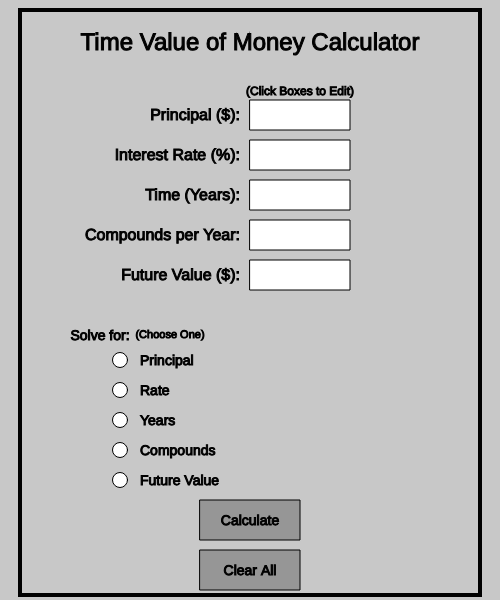
Frame 1 (no input)
Frame 60 (no input): identical to frame 1, image omitted
Frame 120 (the mouse pressed at the canvas centre since frame 60): identical to frame 1, image omitted

The p5.js sketch that drew this single still picture (run headless with seeded random() and noise() and a simulated clock; from frame 60 on, the mouse is pressed at the canvas centre):

// p5.js sketch
// ── sketch.js
// Global Variables
let principal = "";   // Initial investment (P)
let rate = "";        // Interest rate (r)
let years = "";       // Time period in years (t)
let compoundsPerYear = ""; // Compounding frequency (n)
let futureValue = ""; // Future Value (FV)

let calculatePressed = false;  // Button trigger
let clearPressed = false;      // Clear button trigger
let errorMessage = "";

// Variables for radio buttons (which variable to solve for)
let solveForPrincipal = false;
let solveForRate = false;
let solveForYears = false;
let solveForCompounds = false;
let solveForFutureValue = false;

function setup() {
  createCanvas(500, 600);
  textAlign(CENTER);
}

function draw() {
  background(200);

  // Draw the black border
  stroke(0);      // Set stroke color to black
  strokeWeight(4); // Set the thickness of the border
  noFill();        // Ensure that the rectangle has no fill color
  rect(20, 10, width - 40, height - 15);
  strokeWeight(1);
  
  // Title
  textSize(24);
  fill(0);
  textAlign(CENTER);
  text("Time Value of Money Calculator", width / 2, 50);
  
  // Input Labels
  textSize(16);
  textAlign(RIGHT);
  text("Principal ($):", 240, 120);
  text("Interest Rate (%):", 240, 160);
  text("Time (Years):", 240, 200);
  text("Compounds per Year:", 240, 240);
  text("Future Value ($):", 240, 280);
  textAlign(CENTER);
  
  // Draw input fields
  fill(0);
  textSize(12);
  text("(Click Boxes to Edit)", 300, 95);
  fill(255);
  rect(250, 100, 100, 30); // Principal
  rect(250, 140, 100, 30); // Interest rate
  rect(250, 180, 100, 30); // Time in years
  rect(250, 220, 100, 30); // Compounds per year
  rect(250, 260, 100, 30); // Future value
  textSize(20);
  
  // Display inputs in the fields
  fill(0);
  text(principal, 300, 120 + 2);
  text(rate, 300, 160 + 2);
  text(years, 300, 200 + 2);
  text(compoundsPerYear, 300, 240 + 2);
  text(futureValue, 300, 280 + 2);
  
  // Radio Buttons for solving variable
  textSize(14);
  text("Solve for:", 100, 340);
  textSize(11);
  text("(Choose One)", 170, 338);
  textSize(14);
  
  // Draw radio buttons
  drawRadioButton(120, 360, "Principal", solveForPrincipal);
  drawRadioButton(120, 390, "Rate", solveForRate);
  drawRadioButton(120, 420, "Years", solveForYears);
  drawRadioButton(120, 450, "Compounds", solveForCompounds);
  drawRadioButton(120, 480, "Future Value", solveForFutureValue);
  
  // Calculate button
  fill(150);
  rect(width / 2 - 50, 500, 100, 40);
  fill(0);
  textAlign(CENTER);
  text("Calculate", width / 2, 525);
  
  // Clear All button
  fill(150);
  rect(width / 2 - 50, 550, 100, 40);
  fill(0);
  text("Clear All", width / 2, 575);
  
  // Error message
  fill(255, 0, 0);
  text(errorMessage, width / 2, 70);
  
  // If calculate is pressed, solve for the selected unknown variable
  if (calculatePressed) {
    errorMessage = solveForUnknown();
    calculatePressed = false;
  }
  
  // Clear the inputs if clearPressed is true
  if (clearPressed) {
    clearInputs();
    clearPressed = false;
  }
}

// Function to draw radio buttons
function drawRadioButton(x, y, label, selected) {
  fill(255);
  stroke(0);
  ellipse(x, y, 15, 15);
  if (selected) {
    fill(0);
    ellipse(x, y, 7, 7);
  }
  fill(0);
  textAlign(LEFT);
  text(label, x + 20, y + 5);
}

// Detect mouse clicks
function mousePressed() {
  // Check if Calculate button is pressed
  if (mouseX > width / 2 - 50 && mouseX < width / 2 + 50 && mouseY > 500 && mouseY < 540) {
    calculatePressed = true;
  }
  
  // Check if Clear All button is pressed
  if (mouseX > width / 2 - 50 && mouseX < width / 2 + 50 && mouseY > 550 && mouseY < 590) {
    clearPressed = true;
  }
  
  // Check for radio button clicks to select which variable to solve for
  if (mouseX > 105 && mouseX < 135) {
    if (mouseY > 345 && mouseY < 375) {
      resetSolveFor();
      solveForPrincipal = true;
    }
    if (mouseY > 375 && mouseY < 405) {
      resetSolveFor();
      solveForRate = true;
    }
    if (mouseY > 405 && mouseY < 435) {
      resetSolveFor();
      solveForYears = true;
    }
    if (mouseY > 435 && mouseY < 465) {
      resetSolveFor();
      solveForCompounds = true;
    }
    if (mouseY > 465 && mouseY < 495) {
      resetSolveFor();
      solveForFutureValue = true;
    }
  }
  
  // Check if principal field is clicked
  if (mouseX > 250 && mouseX < 350 && mouseY > 100 && mouseY < 130) {
    if (!solveForPrincipal) {
      let newPrincipal = prompt("Enter new principal:");
      if (newPrincipal != null && newPrincipal.length > 0) {
        principal = newPrincipal;
      }
    }
  }
  
  // Check if interest rate field is clicked
  if (mouseX > 250 && mouseX < 350 && mouseY > 140 && mouseY < 170) {
    if (!solveForRate) {
      let newRate = prompt("Enter new interest rate (%):");
      if (newRate != null && newRate.length > 0) {
        rate = newRate;
      }
    }
  }
  
  // Check if time (years) field is clicked
  if (mouseX > 250 && mouseX < 350 && mouseY > 180 && mouseY < 210) {
    if (!solveForYears) {
      let newYears = prompt("Enter number of years:");
      if (newYears != null && newYears.length > 0) {
        years = newYears;
      }
    }
  }
  
  // Check if compounds per year field is clicked
  if (mouseX > 250 && mouseX < 350 && mouseY > 220 && mouseY < 250) {
    if (!solveForCompounds) {
      let newCompounds = prompt("Enter number of compounds per year:");
      if (newCompounds != null && newCompounds.length > 0) {
        compoundsPerYear = newCompounds;
      }
    }
  }
  
  // Check if future value field is clicked
  if (mouseX > 250 && mouseX < 350 && mouseY > 260 && mouseY < 290) {
    if (!solveForFutureValue) {
      let newFutureValue = prompt("Enter new future value:");
      if (newFutureValue != null && newFutureValue.length > 0) {
        futureValue = newFutureValue;
      }
    }
  }
}

// Reset which variable is selected for solving
function resetSolveFor() {
  solveForPrincipal = false;
  solveForRate = false;
  solveForYears = false;
  solveForCompounds = false;
  solveForFutureValue = false;
}

// Function to clear all inputs
function clearInputs() {
  principal = "";
  rate = "";
  years = "";
  compoundsPerYear = "";
  futureValue = "";
}

// Function to solve for the selected unknown variable
function solveForUnknown() {
  try {
    // Parse inputs (leave empty input for the selected variable)
    let P = solveForPrincipal ? 0 : parseFloat(principal);
    let r = solveForRate ? 0 : parseFloat(rate) / 100;
    let t = solveForYears ? 0 : parseFloat(years);
    let n = solveForCompounds ? 0 : parseInt(compoundsPerYear);
    let FV = solveForFutureValue ? 0 : parseFloat(futureValue);
    
    // Solve for the selected variable
    if (solveForPrincipal) {
      principal = (FV / Math.pow(1 + (r / n), n * t)).toFixed(2);
    } else if (solveForRate) {
      rate = (n * (Math.pow(FV / P, 1 / (n * t)) - 1) * 100).toFixed(2);
    } else if (solveForYears) {
      years = (Math.log(FV / P) / (n * Math.log(1 + r / n))).toFixed(2);
    } else if (solveForCompounds) {
      compoundsPerYear = (Math.log(FV / P) / (t * Math.log(1 + r))).toFixed(2);
    } else if (solveForFutureValue) {
      futureValue = (P * Math.pow(1 + (r / n), n * t)).toFixed(2);
    } else {
      return "Please select a variable to solve for.";
    }
    
    return "";
  } catch (e) {
    return "Invalid inputs! Please check your values.";
  }
}
